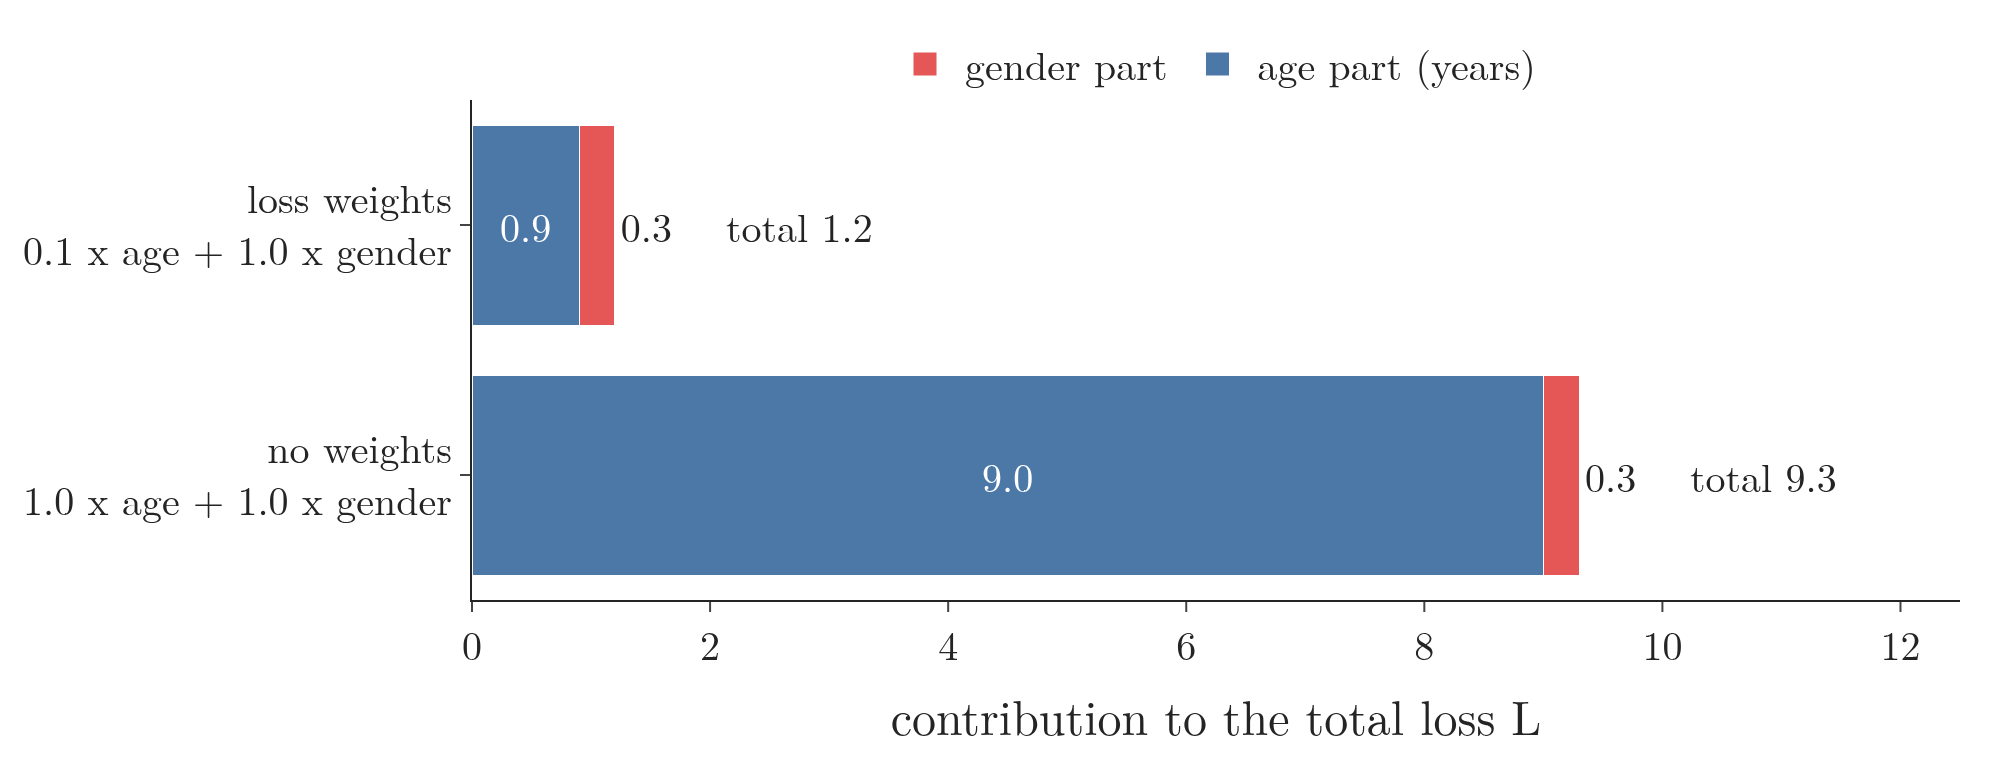

Python code for this plot:
"""Section 5.3's worked example as bars: the total loss of the two-output model with and without the 0.1 weight on age.
Values from the example in the text (age error 9 years, gender loss 0.30). Plotly."""
from pathlib import Path
import plotly.graph_objects as go
from common import BLUE, RED

here = Path(__file__).parent
FONT = dict(family="Latin Modern Roman", size=20)
AGE, GENDER = 9.0, 0.30
rows = [("no weights<br>1.0 x age + 1.0 x gender", 1.0), ("loss weights<br>0.1 x age + 1.0 x gender", 0.1)]
totals = [w * AGE + GENDER for _, w in rows]
assert [round(t, 2) for t in totals] == [9.3, 1.2]
fig = go.Figure()
fig.add_bar(y=[r[0] for r in rows], x=[w * AGE for _, w in rows], orientation="h", name="age part (years)",
            marker_color=BLUE, text=[f"{w * AGE:.1f}" for _, w in rows], textposition="inside", insidetextanchor="middle")
fig.add_bar(y=[r[0] for r in rows], x=[GENDER] * 2, orientation="h", name="gender part", marker_color=RED,
            text=["0.3"] * 2, textposition="outside")
for (lab, _), t in zip(rows, totals):
    fig.add_annotation(y=lab, x=t + 0.9, text=f"total {t:.1f}", showarrow=False, xanchor="left", font=dict(size=20))
fig.update_layout(barmode="stack", template="simple_white", width=1000, height=380, font=FONT,
                  xaxis=dict(title="contribution to the total loss L", range=[0, 12.5]),
                  legend=dict(orientation="h", x=0.5, xanchor="center", y=1.15), margin=dict(l=20, r=20, t=50, b=60))
fig.write_image(here / "loss_weights.png", scale=2)
fig.write_image(here / "loss_weights.pdf")
